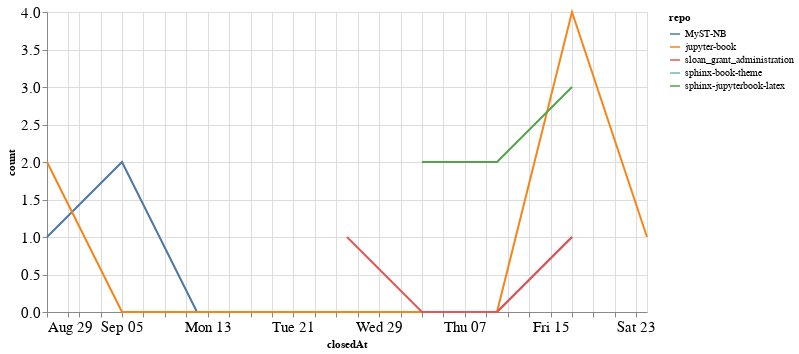

The notebook cell this image was saved under:
### Code cell
closed_by_time = closed_by.groupby('repo').resample('W', on='closedAt').count()['author'].reset_index()
closed_by_time = closed_by_time.rename(columns={'author': 'count'})

alt.Chart(closed_by_time, width=600).mark_line().encode(
    x='closedAt',
    y='count',
    color='repo',
    tooltip="repo"
)

### Figure 1 — Vega-Lite specification as saved in the notebook (floating-point values rounded to 4 significant figures)
{"config": {"axisLeft": {"labelFontSize": 15}, "axisBottom": {"labelFontSize": 15}}, "data": {"name": "data-ac0f0768560026620393548343617eec"}, "mark": "line", "encoding": {"color": {"type": "nominal", "field": "repo"}, "tooltip": {"type": "nominal", "field": "repo"}, "x": {"type": "temporal", "field": "closedAt"}, "y": {"type": "quantitative", "field": "count"}}, "width": 600, "$schema": "https://vega.github.io/schema/vega-lite/v4.8.1.json", "datasets": {"data-ac0f0768560026620393548343617eec": [{"repo": "MyST-NB", "closedAt": "2021-08-29T00:00:00", "count": 1}, {"repo": "MyST-NB", "closedAt": "2021-09-05T00:00:00", "count": 2}, {"repo": "MyST-NB", "closedAt": "2021-09-12T00:00:00", "count": 0}, {"repo": "MyST-NB", "closedAt": "2021-09-19T00:00:00", "count": 0}, {"repo": "MyST-NB", "closedAt": "2021-09-26T00:00:00", "count": 0}, {"repo": "MyST-NB", "closedAt": "2021-10-03T00:00:00", "count": 0}, {"repo": "MyST-NB", "closedAt": "2021-10-10T00:00:00", "count": 0}, {"repo": "MyST-NB", "closedAt": "2021-10-17T00:00:00", "count": 1}, {"repo": "jupyter-book", "closedAt": "2021-08-29T00:00:00", "count": 2}, {"repo": "jupyter-book", "closedAt": "2021-09-05T00:00:00", "count": 0}, {"repo": "jupyter-book", "closedAt": "2021-09-12T00:00:00", "count": 0}, {"repo": "jupyter-book", "closedAt": "2021-09-19T00:00:00", "count": 0}, {"repo": "jupyter-book", "closedAt": "2021-09-26T00:00:00", "count": 0}, {"repo": "jupyter-book", "closedAt": "2021-10-03T00:00:00", "count": 0}, {"repo": "jupyter-book", "closedAt": "2021-10-10T00:00:00", "count": 0}, {"repo": "jupyter-book", "closedAt": "2021-10-17T00:00:00", "count": 4}, {"repo": "jupyter-book", "closedAt": "2021-10-24T00:00:00", "count": 1}, {"repo": "sloan_grant_administration", "closedAt": "2021-09-26T00:00:00", "count": 1}, {"repo": "sloan_grant_administration", "closedAt": "2021-10-03T00:00:00", "count": 0}, {"repo": "sloan_grant_administration", "closedAt": "2021-10-10T00:00:00", "count": 0}, {"repo": "sloan_grant_administration", "closedAt": "2021-10-17T00:00:00", "count": 1}, {"repo": "sphinx-book-theme", "closedAt": "2021-09-26T00:00:00", "count": 1}, {"repo": "sphinx-jupyterbook-latex", "closedAt": "2021-10-03T00:00:00", "count": 2}, {"repo": "sphinx-jupyterbook-latex", "closedAt": "2021-10-10T00:00:00", "count": 2}, {"repo": "sphinx-jupyterbook-latex", "closedAt": "2021-10-17T00:00:00", "count": 3}]}}
